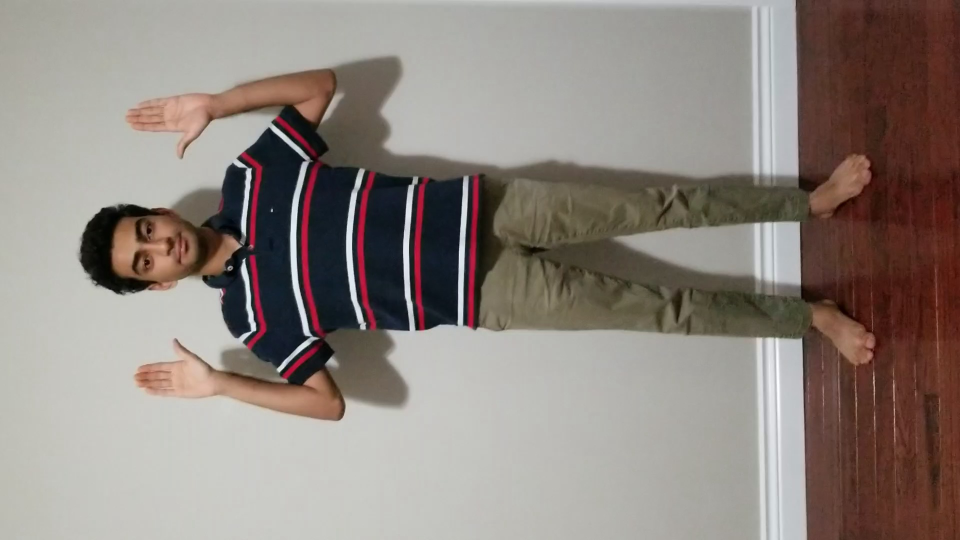
#> input picture vidImages/image1.jpg, 1920 x 1080 px (shown at 1/2 size); its folder holds only this picture in this run
$ python videoTest2.py
#> lines starting #> are read from the running program, lines starting #| are printed output that depends on the picture; after the words box and inside, x2 and y2 are one past the last pixel; in counts of white or black regions, pixels touching at a corner belong together
import cv2

testCascPath = "haarcascades/"+"haarcascade_frontalface_default.xml"

palmCascPath = "haarcascades/"+"palm.xml" #5, 60,60
eyePairBigPath = "haarcascades/"+"eyePairBig.xml" #6, 60,60
mouthCascPath = "haarcascades/"+"mouth.xml" #40, 60,60
upperBodyCascPath = "haarcascades/"+"upperBody.xml" #20, 60,60
noseCascPath = "haarcascades/"+"nose.xml" #80, 60,60
fullBodyCascPath = "haarcascades/"+"fullBody.xml" #1, 60,60
faceCascPath = "haarcascades/" + "haarcascade_frontalface_default.xml"
fistCascPath = "haarcascades/" + "fist.xml"


# Create the haar cascades
testCascade = cv2.CascadeClassifier(testCascPath)

palmCascade = cv2.CascadeClassifier(palmCascPath)
eyePairCascade = cv2.CascadeClassifier(eyePairBigPath)
mouthCascade = cv2.CascadeClassifier(mouthCascPath)
upperBodyCascade = cv2.CascadeClassifier(upperBodyCascPath)
noseCascade = cv2.CascadeClassifier(noseCascPath)
fullBodyCascade = cv2.CascadeClassifier(fullBodyCascPath)
faceCascade = cv2.CascadeClassifier(faceCascPath)
fistCascade = cv2.CascadeClassifier(fistCascPath)

cascs = [palmCascade,eyePairCascade,mouthCascade,upperBodyCascade,noseCascade,fullBodyCascade,faceCascade,fistCascade]

#list of minNeighbors
minNeighbors = [75,2,40,30,80,1,40,75]  #92,

#list of colors
colors = [
    (255,0,0),
    (0,255,0),
    (0,0,255),
    (255,255,0),
    (0,255,255),
    (255,0,255),
    (255,255,255),
    (120,50,200)
]

for i in range(1,50,1):
    imagePath = "vidImages/image"+str(i)+".jpg"

    # Read the image
    image = cv2.imread(imagePath)
#> image is the input picture: shape (1080, 1920, 3); mean B, G, R 126.9, 133.3, 143
    image = cv2.rotate(image, cv2.ROTATE_90_CLOCKWISE)
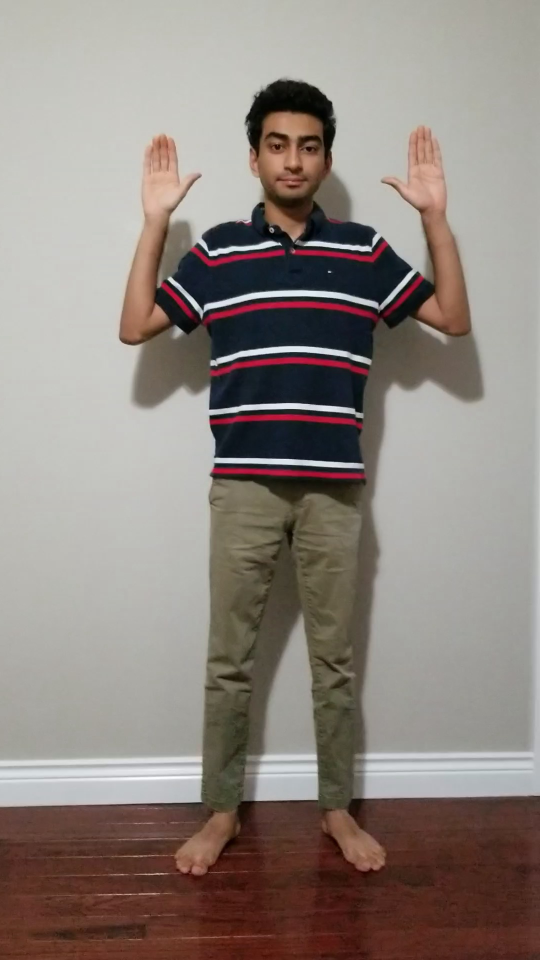
#> image: shape (1920, 1080, 3) (shown at 1/2 size); mean B, G, R 126.9, 133.3, 143
    gray = cv2.cvtColor(image, cv2.COLOR_BGR2GRAY)
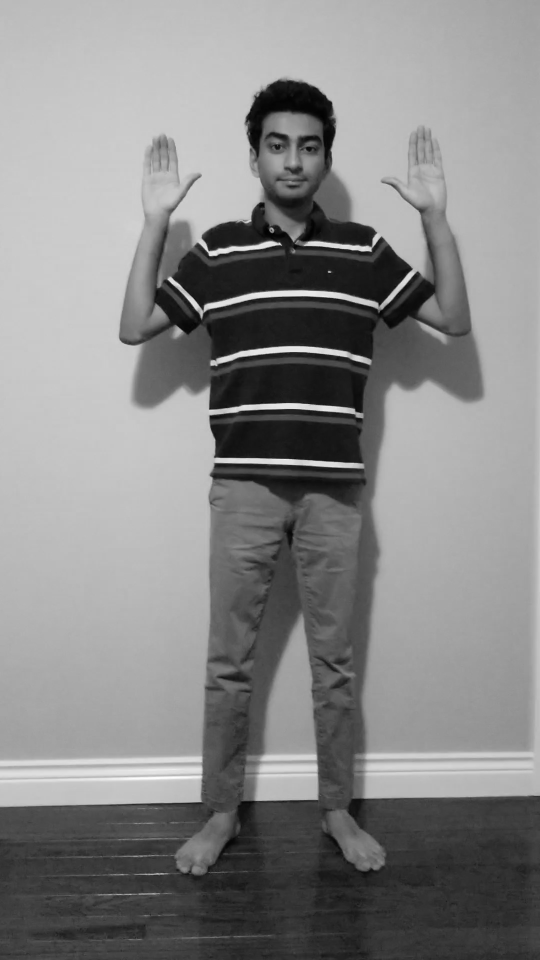
#> gray: shape (1920, 1080) (shown at 1/2 size); min 0, max 254, mean 135.5


    for i in range(0,len(cascs)):
        rects = cascs[i].detectMultiScale(
            gray,
            scaleFactor=1.05,
            minNeighbors=minNeighbors[i],
            minSize=(60,60)
        )
        # Draw a rectangle around the faces
        for (x, y, w, h) in rects:
            cv2.rectangle(image, (x, y), (x+w, y+h), colors[i], 2)
#> this loop made 8 passes
#> rects on passes 1, 2, 3, 4, 6, 7: [[292, 291, 80, 80]], [[415, 1304, 317, 77]], [[531, 344, 107, 64]], [[336, 127, 490, 445]], [[194, 130, 752, 1504]], [[489, 215, 196, 196]]
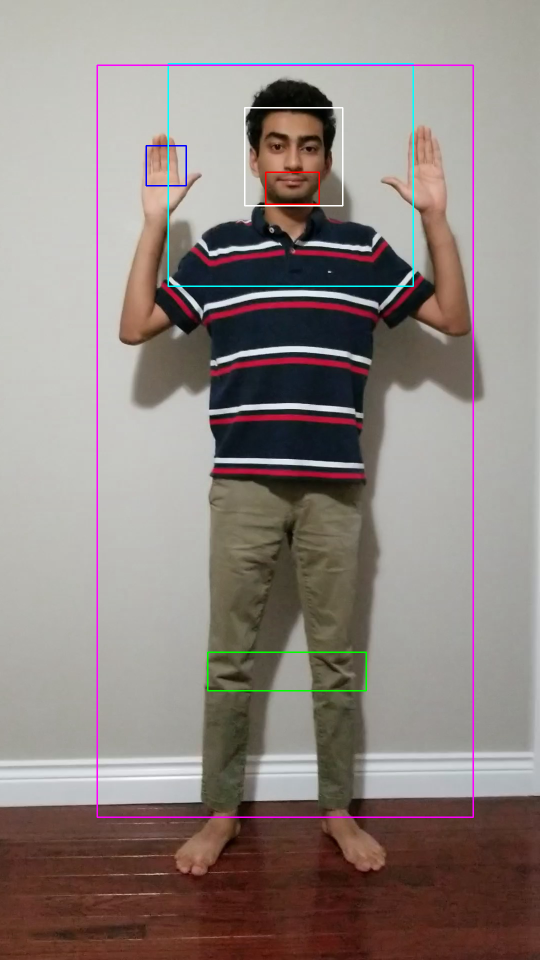
#> image: shape (1920, 1080, 3) (shown at 1/2 size); 1.24% of pixels changed, all inside (x1, y1, x2, y2) = (193, 126, 948, 1636)


    scale_percent = 40 # percent of original size
    width = int(image.shape[1] * scale_percent / 100)
#> width = 432
    height = int(image.shape[0] * scale_percent / 100)
#> height = 768
    dim = (width, height)
#> dim = (432, 768)
    # resize image
    resized = cv2.resize(image, dim, interpolation = cv2.INTER_AREA)
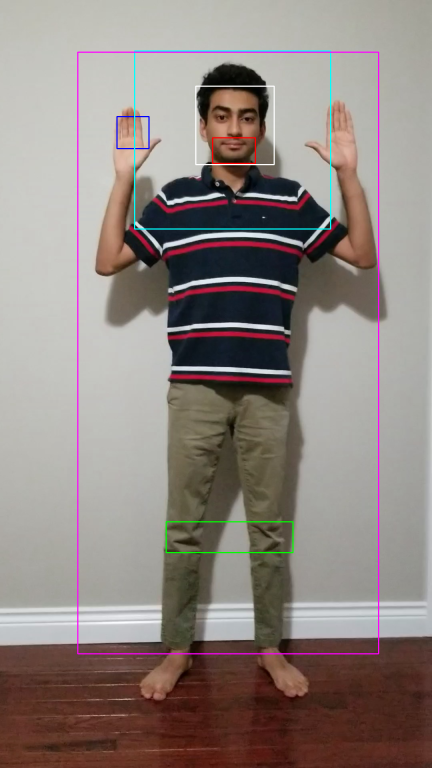
#> resized: shape (768, 432, 3); mean B, G, R 128, 132.8, 143.2
#> (the run stopped early here; a loop or call above may not have finished)
